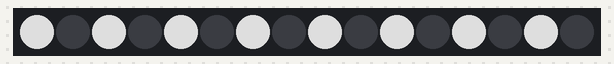
Bench run of a sketch on a simulated Arduino Uno, built with avr-gcc and run on an emulated ATmega328P. Parts: 16 RGB LEDs in strip order, left to right. Dim RGB values are drawn brighter than linear.

Above: at 0.1 s.
At 0.6 s:
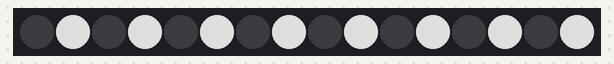

Measured:
- what the display in image 1 shows lasts 0.5 s, from 0.5 s to 1.0 s

The sketch:

ROFL.ino
```cpp
/* Ring Of Fire Lights

    // Tlc.set(channel (0-15), value (0[off] - 4095[on]))

Author: Carlos Chinchilla
April 2012
*/

#include "Tlc5940.h"

const int NUM_LEDS = 16 * NUM_TLCS;
const int CHANNELS = NUM_LEDS - 1;

void all_off(int b_min = 0){
  if (!b_min)
    Tlc.clear();
  else
      for (int i = 0; i<= CHANNELS; i++)
        Tlc.set(i,b_min);
  Tlc.update();
}

void all_on(int b_max  = 2500){
  b_max = b_max % 4096;
  for (int i = 0; i<= CHANNELS; i++)
    Tlc.set(i,b_max);
  Tlc.update();
}

void phaser_single(int b_max = 2500, int b_min = 0,int d = 65){
  all_off();
  for (int i = 0; i<= CHANNELS; i++){
    Tlc.set(i, b_max);
    Tlc.set((i-1) % NUM_LEDS, b_min);
    Tlc.update();
    delay(d);
  }
}

void phaser_delay(int b_max = 4095, int b_min = 0,int d = 65){
  all_off();
  int inc = 500;
  for (int i = 0; i<= CHANNELS; i++){
    Tlc.set(i, b_max);
    Tlc.set((i-1) % NUM_LEDS, b_max-(3*inc));
    Tlc.set((i-2) % NUM_LEDS, b_max-(5*inc));
    Tlc.set((i-3) % NUM_LEDS, b_max-(7*inc));
    Tlc.set((i-4) % NUM_LEDS, b_max-(9*inc));
    Tlc.set((i-5) % NUM_LEDS, b_min);
    Tlc.update();
    delay(d);
  }
}

void blink_all(int b_max = 4095, int b_min = 0,int d_on = 200, int d_off = 200, int repeat = 3){
 for(int i = 0; i < repeat; i++){
  all_on(b_max);
  delay(d_on);
  all_off(b_min);
  delay(d_off);
 }
 }

void blink_alternate(int b_max = 2500, int b_min = 0, int d = 500, int repeat = 3){
 for(int i = 0; i < repeat; i++){
  for(int h = 0; h <= CHANNELS; h+= 2){
    Tlc.set(h,b_max);
    Tlc.set(h+1,b_min);
  }
  Tlc.update();
  delay(d);
    for(int h = 0; h <= CHANNELS; h+=2){
    Tlc.set(h,b_min);
    Tlc.set(h+1,b_max);
  }
   Tlc.update();
  delay(d);
 }
}

 void blink_half(int b_max = 2500, int b_min = 0, int d = 500, int repeat = 3){
 for(int i = 0; i < repeat; i++){
  for(int h = 0; h <= CHANNELS/2; h++){
    Tlc.set(h,b_max);
    Tlc.set(h+CHANNELS/2,b_min);
  }
  Tlc.update();
  delay(d);
    for(int h = 0; h <= CHANNELS/2; h++){
    Tlc.set(h,b_min);
    Tlc.set(h+CHANNELS/2,b_max);
  }
   Tlc.update();
  delay(d);
 }
 }

 void fade_all(int b_max = 4095, int b_min = 0,int d = 100, int repeat = 3){
  all_off();
  int b = 0;
 for(int i = 0; i < repeat; i++){
   for(;b <= b_max;b+=400){
    all_on(b);
    delay(d);
   }

  for(;b >= b_min ;b-=400){
    all_on(b);
    delay(d);
   }
 }
 }

 /*
 void stellar(){
   int a = random(0,CHANNELS);
   for
   int a_d = 100 + random(500,1000);
   int b = (random(0,CHANNELS) + a)% NUM_LEDS;
   int c = (random(0,CHANNELS) + b + a)% NUM_LEDS;
   int d = (random(0,CHANNELS) + b + a - c)% NUM_LEDS;*/


/*------------------------------------ARDUINO FUNCTIONS----------------------------------*/

void setup()
{
  Tlc.init();
}

void loop()
{

  //phaser_delay();
  //phaser_single();
  //all_on();
  //all_off();
  blink_alternate();
  //blink_half();
  //fade_all();
  //delay(500);

}
```
